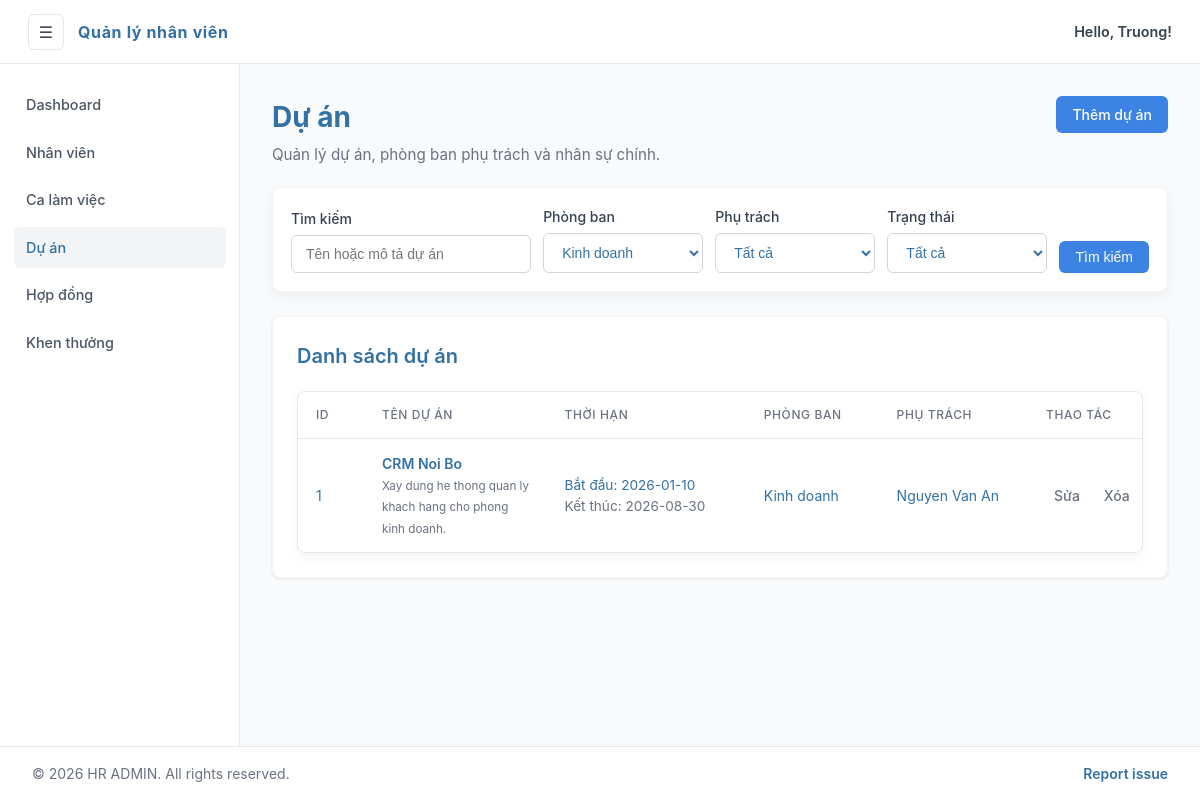
The app's page /php-web/du_an/index.php?department=Kinh doanh with its own data.
### tables this page shows
CREATE TABLE IF NOT EXISTS Du_an (
    id INT AUTO_INCREMENT PRIMARY KEY,
    ten_du_an VARCHAR(255) NOT NULL,
    mo_ta TEXT,
    ngay_bat_dau DATE,
    ngay_ket_thuc DATE,
    ten_phong_ban VARCHAR(100),
    id_nhan_vien INT,
     
    FOREIGN KEY (id_nhan_vien) REFERENCES Nhan_vien(id) ON DELETE
    SET NULL
);

CREATE TABLE IF NOT EXISTS Nhan_vien (
    id INT AUTO_INCREMENT PRIMARY KEY,
    ten VARCHAR(255) NOT NULL,
    sdt VARCHAR(15),
    email VARCHAR(255),
    dia_chi TEXT,
    ngay_sinh DATE,
    gioi_tinh VARCHAR(10),
    phong_ban VARCHAR(100),
    chuc_vu VARCHAR(100),
    truong_ban BOOLEAN DEFAULT FALSE,
    luong DECIMAL(15, 2)
);

### php-web/du_an/index.php (the view, shortened to what this page needs)
<?php
require_once '../includes/db_connect.php';
$keyword = trim($_GET['q'] ?? '');
$department = trim($_GET['department'] ?? '');
$departments = $mysqli->query("SELECT DISTINCT ten_phong_ban FROM Du_an WHERE ten_phong_ban IS NOT NULL AND ten_phong_ban <> '' ORDER BY ten_phong_ban")->fetch_all(MYSQLI_ASSOC);
$sql = "SELECT Du_an.*, Nhan_vien.ten AS ten_nv FROM Du_an LEFT JOIN Nhan_vien ON Du_an.id_nhan_vien = Nhan_vien.id WHERE 1=1";
$params = [];
$types = "";
if ($department !== '') {
  $sql .= " AND Du_an.ten_phong_ban = ?";
  $params[] = $department;
  $types .= "s";
}
$sql .= " ORDER BY Du_an.id DESC";
if ($params) {
  $stmt = $mysqli->prepare($sql);
  $stmt->bind_param($types, ...$params);
  $stmt->execute();
  $projects = $stmt->get_result()->fetch_all(MYSQLI_ASSOC);
} else {
  $projects = $mysqli->query($sql)->fetch_all(MYSQLI_ASSOC);
}
include '../includes/header.php';
?>
<div class="page-heading">
  <div>
    <h1>Dự án</h1>
    <p>Quản lý dự án, phòng ban phụ trách và nhân sự chính.</p>
  </div>
  <a href="them.php" class="btn btn-primary">Thêm dự án</a>
</div>
<div class="filters-card">
  <form method="GET" class="filters-form">
    <div class="form-group">
      <label>Tìm kiếm</label>
      <input type="text" name="q" class="form-control" value="<?= htmlspecialchars($keyword) ?>" placeholder="Tên hoặc mô tả dự án">
    </div>
    <div class="form-group">
      <label>Phòng ban</label>
      <select name="department" class="form-control">
        <?php foreach ($departments as $row): ?>
          <option value="<?= htmlspecialchars($row['ten_phong_ban']) ?>" <?= $department === $row['ten_phong_ban'] ? 'selected' : '' ?>>
            <?= htmlspecialchars($row['ten_phong_ban']) ?>
          </option>
        <?php endforeach; ?>
      </select>
    </div>
    <div class="form-group">
      <label>Phụ trách</label>
      <select name="assignee" class="form-control">
        <option value="">Tất cả</option>
      </select>
    </div>
    <div class="form-group">
      <label>Trạng thái</label>
      <select name="status" class="form-control">
        <option value="">Tất cả</option>
      </select>
    </div>
    <button type="submit" class="btn btn-primary">Tìm kiếm</button>
  </form>
</div>
<div class="card">
  <div class="card-header">
    <h2>Danh sách dự án</h2>
  </div>
  <div class="table-container">
    <table>
      <thead>
        <tr>
          <th>ID</th>
          <th>Tên dự án</th>
          <th>Thời hạn</th>
          <th>Phòng ban</th>
          <th>Phụ trách</th>
          <th>Thao tác</th>
        </tr>
      </thead>
      <tbody>
        <?php foreach ($projects as $p): ?>
          <tr>
            <td><?= $p['id'] ?></td>
            <td>
              <div class="text-strong"><?= htmlspecialchars($p['ten_du_an']) ?></div>
              <small class="text-muted"><?= htmlspecialchars($p['mo_ta']) ?></small>
            </td>
            <td>
              <div class="text-small">Bắt đầu: <?= $p['ngay_bat_dau'] ?></div>
              <div class="text-small-muted">Kết thúc: <?= $p['ngay_ket_thuc'] ?: 'Chưa có' ?></div>
            </td>
            <td><?= htmlspecialchars($p['ten_phong_ban']) ?></td>
            <td><?= $p['ten_nv'] ? htmlspecialchars($p['ten_nv']) : '<span class="badge badge-info">Chưa gán</span>' ?></td>
            <td>
              <div class="actions-row">
                <a href="sua.php?id=<?= $p['id'] ?>" class="btn btn-success">Sửa</a>
                <a href="xoa.php?id=<?= $p['id'] ?>" class="btn btn-danger" onclick="return confirm('Xóa dự án này?')">Xóa</a>
              </div>
            </td>
          </tr>
        <?php endforeach; ?>
      </tbody>
    </table>
  </div>
</div>
<?php include '../includes/footer.php'; ?>

### records on screen
du_an: id "1", ten_du_an "CRM Noi Bo", mo_ta "Xay dung he thong quan ly khach hang cho phong kinh doanh.", ngay_bat_dau "2026-01-10", ngay_ket_thuc "2026-08-30", ten_phong_ban "Kinh doanh", id_nhan_vien.ten "Nguyen Van An"

### other values on screen
$item['label'] "Dashboard"
$item['label'] "Nhân viên"
$item['label'] "Ca làm việc"
$item['label'] "Dự án"
$item['label'] "Hợp đồng"
$item['label'] "Khen thưởng"
form field department "Kinh doanh"
